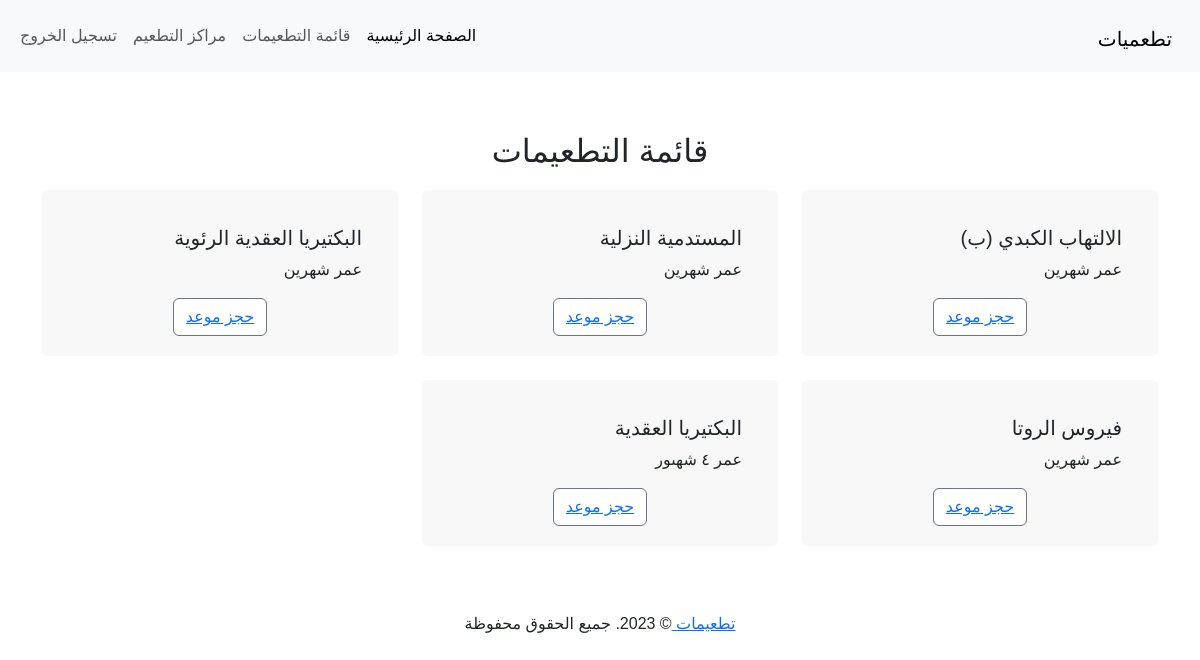
Page / (signed in) on the committed database.
### vaccines/models.py (models this page shows, shortened)
class Vaccine(models.Model):
    name = models.CharField(max_length=100)
    description = models.TextField()
    visit = models.CharField(max_length=250, null=True)

### vaccines/views.py (the view)
# urls.py: path('', views.vaccine_list, name='vaccine_list'),
@login_required
def vaccine_list(request):
    user = get_object_or_404(User, pk=request.user.id)
    vaccines = Vaccine.objects.exclude(pk__in=user.previous_vaccinations.all().values_list('pk', flat=True))
    return render(request, 'vaccines/vaccine_list.html', {'vaccines': vaccines})

### vaccines/templates/vaccines/vaccine_list.html
{% extends 'base.html' %}
{% block content %}
<main>
        <div class="container">
            <h2 class="mainList">قائمة التطعيمات</h2>
            <div class="row row-cols-1 row-cols-md-3 g-4">
                {% for vaccine in vaccines %}
                <div class="col">
                  <div class="card h-100">
                    <div class="card-body">
                      <h5 class="card-title">{{ vaccine.name }}</h5>
                      <p class="card-text">{{ vaccine.visit }}</p>
                    </div>
                    <div class="d-flex justify-content-center">
                        <button type="button" class="btn btn-outline-secondary"><a href="{% url 'vaccines:book_appointment' vaccine.id %}">حجز موعد</a></button>
                    </div>
                  </div>
                </div>
                {% endfor %}
              </div>
        </div>
    </main>
{% endblock %}

### static/css/style.css (style rules this page uses)
* { padding: 0; margin: 0; box-sizing: border-box; }
html, body { height: 100%; }
body { font-family: 'Roboto', sans-serif; background-color: #FFF; }
::placeholder { font-size:14px; letter-spacing:0.5px; }
* { margin: 0; padding: 0; box-sizing: border-box; font-family: 'Poppins',sans-serif; }
.container { margin-top: 50px; }
.mainList { text-align: center; margin: 10px; padding: 10px; }
.card { padding: 20px; background-color: #f4f4f4a3 ; border: none; }
.btn-outline-secondary { background-color: #FFF ; }

### rows in the picture
Vaccine: name "الالتهاب الكبدي (ب)", visit "عمر شهرين"
Vaccine: name "المستدمية النزلية", visit "عمر شهرين"
Vaccine: name "البكتيريا العقدية الرئوية", visit "عمر شهرين"
Vaccine: name "فيروس الروتا", visit "عمر شهرين"
Vaccine: name "البكتيريا العقدية", visit "عمر ٤ شهىور"
